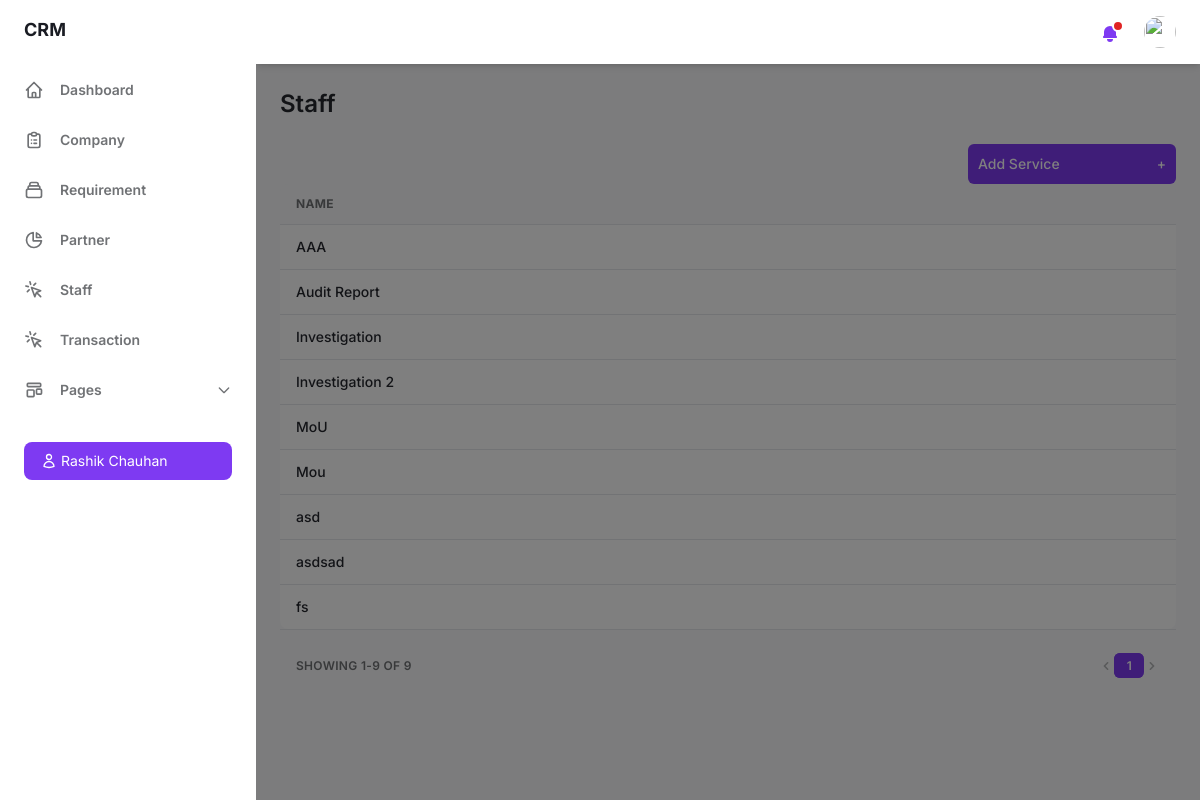
The app's page /service/ (signed in) with its own data.
### crm_app/models.py (models this page shows, shortened)
class Service(models.Model):
    service_name = models.CharField(max_length=100, unique=True)

### crm_app/views.py (the view)
# urls.py: path('service/', views.service, name='service'),
def service(request):
    if 'staff_id' not in request.session:
        return redirect('login')
    staff_id = request.session.get('staff_id')
    user = Staff.objects.get(id=staff_id)
    services = Service.objects.order_by('service_name')
    service_count = Service.objects.count()
    paginator = Paginator(services, 10)
    page = request.GET.get('page')
    try:
        services_page = paginator.page(page)
    except PageNotAnInteger:
        services_page = paginator.page(1)
    except EmptyPage:
        services_page = paginator.page(paginator.num_pages)
    context = {'services': services, 'service_count': service_count, 'services': services_page, 'paginator': paginator, 'page_obj': services_page, 'user': user}
    return render(request, 'service.html', context)

### templates/service.html (shortened to what this page needs)
{% load static %}
<!DOCTYPE html>
<html :class="{ 'theme-dark': dark }" x-data="data()" lang="en">
<head>
    <link rel="stylesheet" href="{% static 'css/tailwind.output.css' %}" />
</head>
<body>
    <div class="flex h-screen bg-gray-50 dark:bg-gray-900" :class="{ 'overflow-hidden': isSideMenuOpen }">
        <aside class="z-20 hidden w-64 overflow-y-auto bg-white dark:bg-gray-800 md:block flex-shrink-0">
            <div class="py-4 text-gray-500 dark:text-gray-400">
                <a class="ml-6 text-lg font-bold text-gray-800 dark:text-gray-200" href="{% url 'dashboard' %}">
                    CRM
                </a>
                <ul class="mt-6">
                    <li class="relative px-6 py-3">
                        <a class="inline-flex items-center w-full text-sm font-semibold transition-colors duration-150 hover:text-gray-800 dark:hover:text-gray-200 dark:text-gray-100" href="{% url 'dashboard' %}">
                            <span class="ml-4">Dashboard</span>
                        </a>
                    </li>
                </ul>
                <ul>
                    <li class="relative px-6 py-3">
                        <a class="inline-flex items-center w-full text-sm font-semibold transition-colors duration-150 hover:text-gray-800 dark:hover:text-gray-200" href="{% url 'company' %}">
                            <span class="ml-4">Company</span>
                        </a>
                    </li>
                    <li class="relative px-6 py-3">
                        <a class="inline-flex items-center w-full text-sm font-semibold transition-colors duration-150 hover:text-gray-800 dark:hover:text-gray-200" href="{% url 'requirement' %}">
                            <span class="ml-4">Requirement</span>
                        </a>
                    </li>
                    <li class="relative px-6 py-3">
                        <a class="inline-flex items-center w-full text-sm font-semibold transition-colors duration-150 hover:text-gray-800 dark:hover:text-gray-200" href="{% url 'partner' %}">
                            <svg class="w-5 h-5" aria-hidden="true" fill="none" stroke-linecap="round" stroke-linejoin="round" stroke-width="2" viewBox="0 0 24 24" stroke="currentColor">
                                <path d="M11 3.055A9.001 9.001 0 1020.945 13H11V3.055z"></path>
                                <path d="M20.488 9H15V3.512A9.025 9.025 0 0120.488 9z"></path>
                            </svg>
                            <span class="ml-4">Partner</span>
                        </a>
                    </li>
                    <li class="relative px-6 py-3">
                        <a class="inline-flex items-center w-full text-sm font-semibold transition-colors duration-150 hover:text-gray-800 dark:hover:text-gray-200" href="{% url 'staff' %}">
                            <svg class="w-5 h-5" aria-hidden="true" fill="none" stroke-linecap="round" stroke-linejoin="round" stroke-width="2" viewBox="0 0 24 24" stroke="currentColor">
                                <path d="M15 15l-2 5L9 9l11 4-5 2zm0 0l5 5M7.188 2.239l.777 2.897M5.136 7.965l-2.898-.777M13.95 4.05l-2.122 2.122m-5.657 5.656l-2.12 2.122"></path>
                            </svg>
                            <span class="ml-4">Staff</span>
                        </a>
                    </li>
                    <li class="relative px-6 py-3">
                        <a class="inline-flex items-center w-full text-sm font-semibold transition-colors duration-150 hover:text-gray-800 dark:hover:text-gray-200" href="{% url 'transaction' %}">
                            <svg class="w-5 h-5" aria-hidden="true" fill="none" stroke-linecap="round" stroke-linejoin="round" stroke-width="2" viewBox="0 0 24 24" stroke="currentColor">
                                <path d="M15 15l-2 5L9 9l11 4-5 2zm0 0l5 5M7.188 2.239l.777 2.897M5.136 7.965l-2.898-.777M13.95 4.05l-2.122 2.122m-5.657 5.656l-2.12 2.122"></path>
                            </svg>
                            <span class="ml-4">Transaction</span>
                        </a>
                    </li>
                    <li class="relative px-6 py-3">
                        <button class="inline-flex items-center justify-between w-full text-sm font-semibold transition-colors duration-150 hover:text-gray-800 dark:hover:text-gray-200" @click="togglePagesMenu" aria-haspopup="true">
                            <span class="inline-flex items-center">
                                <span class="ml-4">Pages</span>
                            </span>
                            <svg class="w-4 h-4" aria-hidden="true" fill="none" stroke-linecap="round" stroke-linejoin="round" stroke-width="2" viewBox="0 0 24 24" stroke="currentColor">
                                <path d="M19 9l-7 7-7-7"></path>
                            </svg>
                        </button>
                    </li>
                </ul>
                <div class="px-6 my-6">
                    <p class="flex items-center w-full px-4 py-2 text-sm font-normal leading-5 text-white transition-colors duration-150 bg-purple-600 border border-transparent rounded-lg active:bg-purple-600 hover:bg-purple-700 focus:outline-none focus:shadow-outline-purple">
                        Rashik Chauhan
                    </p>
                </div>
            </div>
        </aside>
        <div x-show="isSideMenuOpen" x-transition:enter="transition ease-in-out duration-150" x-transition:enter-start="opacity-0" x-transition:enter-end="opacity-100" x-transition:leave="transition ease-in-out duration-150" x-transition:leave-start="opacity-100" x-transition:leave-end="opacity-0" class="fixed inset-0 z-10 flex items-end bg-black bg-opacity-50 sm:items-center sm:justify-center"></div>
        <div class="flex flex-col flex-1 w-full">
            <header class="z-10 py-4 bg-white shadow-md dark:bg-gray-800">
                <div class="container flex items-center justify-between h-full px-6 mx-auto text-purple-600 dark:text-purple-300">
                    <div class="flex items-center space-x-6 ml-auto">
                        <div class="relative">
                            <button class="relative align-middle rounded-md focus:outline-none focus:shadow-outline-purple" @click="toggleNotificationsMenu" @keydown.escape="closeNotificationsMenu" aria-label="Notifications" aria-haspopup="true">
                                <svg class="w-5 h-5" aria-hidden="true" fill="currentColor" viewBox="0 0 20 20">
                                    <path d="M10 2a6 6 0 00-6 6v3.586l-.707.707A1 1 0 004 14h12a1 1 0 00.707-1.707L16 11.586V8a6 6 0 00-6-6zM10 18a3 3 0 01-3-3h6a3 3 0 01-3 3z"></path>
                                </svg>
                                <span aria-hidden="true" class="absolute top-0 right-0 inline-block w-3 h-3 transform translate-x-1 -translate-y-1 bg-red-600 border-2 border-white rounded-full dark:border-gray-800"></span>
                            </button>
                        </div>
                        <div class="relative">
                            <button class="align-middle rounded-full focus:shadow-outline-purple focus:outline-none" @click="toggleProfileMenu" @keydown.escape="closeProfileMenu" aria-label="Account" aria-haspopup="true">
                                <img class="object-cover w-8 h-8 rounded-full" src="https://images.unsplash.com/photo-1502378735452-bc7d86632805?ixlib=rb-0.3.5&q=80&fm=jpg&crop=faces&fit=crop&w=64&h=64" alt="" />
                            </button>
                        </div>
                    </div>
                </div>
            </header>
            <main class="h-full overflow-y-auto">
                <div class="container px-6 mx-auto grid">
                    <h2 class="my-6 text-2xl font-semibold text-gray-700 dark:text-gray-200">Staff</h2>
                    <div class="flex justify-end">
                        <button type="button" id="add-service-button" data-modal-target="crud-modal" data-modal-toggle="crud-modal" class="flex items-center justify-between w-52 p-[9px] text-sm font-medium leading-5 text-white transition-colors duration-150 bg-purple-600 border border-transparent rounded-md active:bg-purple-600 hover:bg-purple-700 focus:outline-none focus:shadow-outline-purple">
                            Add Service
                            <span class="ml-2" aria-hidden="true">+</span>
                        </button>
                    </div>
                    <div class="w-full overflow-hidden rounded-lg shadow-xs">
                        <div class="w-full overflow-x-auto">
                            <table class="w-full whitespace-no-wrap">
                                <thead>
                                    <tr class="text-xs font-semibold tracking-wide text-left text-gray-500 uppercase border-b dark:border-gray-700 bg-gray-50 dark:text-gray-400 dark:bg-gray-800">
                                        <th class="px-4 py-3">Name</th>
                                    </tr>
                                </thead>
                                <tbody class="bg-white divide-y dark:divide-gray-700 dark:bg-gray-800">
                                    {% for service in services %}
                                    <tr class="text-gray-700 dark:text-gray-400">
                                        <td class="px-4 py-3">
                                            <p class="font-medium text-sm">{{ service.service_name }}</p>
                                        </td>
                                    </tr>
                                    {% empty %}
                                    <tr>
                                        <td colspan="5" class="font-medium text-sm text-center">No partners found.</td>
                                    </tr>
                                    {% endfor %}
                                </tbody>
                            </table>
                        </div>
                    </div>
                    <div class="grid px-4 py-3 text-xs font-semibold tracking-wide text-gray-500 uppercase border-t dark:border-gray-700 bg-gray-50 sm:grid-cols-9 dark:text-gray-400 dark:bg-gray-800">
                        <span class="flex items-center col-span-3">Showing {{ page_obj.start_index }}-{{ page_obj.end_index }} of {{ paginator.count }}</span>
                        <span class="col-span-2"></span>
                        <span class="flex col-span-4 mt-2 sm:mt-auto sm:justify-end">
                            <nav aria-label="Table navigation">
                                <ul class="inline-flex items-center">
                                    {% if page_obj.has_previous %}
                                    <li>
                                        <a href="?page=1" class="px-3 py-1 rounded-md rounded-l-lg focus:outline-none" aria-label="Previous">
                                            <svg aria-hidden="true" class="w-4 h-4 fill-current" viewBox="0 0 20 20">
                                                <path d="M12.707 5.293a1 1 0 010 1.414L9.414 10l3.293 3.293a1 1 0 01-1.414 1.414l-4-4a1 1 0 010-1.414l4-4a1 1 0 011.414 0z" clip-rule="evenodd" fill-rule="evenodd"></path>
                                            </svg>
                                        </a>
                                    </li>
                                    {% else %}
                                    <li>
                                        <span class="px-3 py-1 rounded-md rounded-l-lg opacity-50 cursor-not-allowed" aria-label="Previous">
                                            <svg aria-hidden="true" class="w-4 h-4 fill-current" viewBox="0 0 20 20">
                                                <path d="M12.707 5.293a1 1 0 010 1.414L9.414 10l3.293 3.293a1 1 0 01-1.414 1.414l-4-4a1 1 0 010-1.414l4-4a1 1 0 011.414 0z" clip-rule="evenodd" fill-rule="evenodd"></path>
                                            </svg>
                                        </span>
                                    </li>
                                    {% endif %}
                                    {% for num in paginator.page_range %}
                                        {% if num == page_obj.number %}
                                        <li>
                                            <span class="px-3 py-1 text-white transition-colors duration-150 bg-purple-600 border border-r-0 border-purple-600 rounded-md focus:outline-none">{{ num }}</span>
                                        </li>
                                        {% else %}
                                        <li>
                                            <a href="?page={{ num }}" class="px-3 py-1 rounded-md focus:outline-none">{{ num }}</a>
                                        </li>
                                        {% endif %}
                                    {% endfor %}
                                    {% if page_obj.has_next %}
                                    <li>
                                        <a href="?page={{ paginator.num_pages }}" class="px-3 py-1 rounded-md rounded-r-lg focus:outline-none" aria-label="Next">
                                            <svg class="w-4 h-4 fill-current" aria-hidden="true" viewBox="0 0 20 20">
                                                <path d="M7.293 14.707a1 1 0 010-1.414L10.586 10 7.293 6.707a1 1 0 011.414-1.414l4 4a1 1 0 010 1.414l-4 4a1 1 0 01-1.414 0z" clip-rule="evenodd" fill-rule="evenodd"></path>
                                            </svg>
                                        </a>
                                    </li>
                                    {% else %}
                                    <li>
                                        <span class="px-3 py-1 rounded-md rounded-r-lg opacity-50 cursor-not-allowed" aria-label="Next">
                                            <svg class="w-4 h-4 fill-current" aria-hidden="true" viewBox="0 0 20 20">
                                                <path d="M7.293 14.707a1 1 0 010-1.414L10.586 10 7.293 6.707a1 1 0 011.414-1.414l4 4a1 1 0 010 1.414l-4 4a1 1 0 01-1.414 0z" clip-rule="evenodd" fill-rule="evenodd"></path>
                                            </svg>
                                        </span>
                                    </li>
                                    {% endif %}
                                </ul>
                            </nav>
                        </span>
                    </div>
                </div>
            </main>
        </div>
    </div>
</body>
</html>

### records on screen
Service: service_name "AAA"
Service: service_name "Audit Report"
Service: service_name "Investigation"
Service: service_name "Investigation 2"
Service: service_name "MoU"
Service: service_name "Mou"
Service: service_name "asd"
Service: service_name "asdsad"
Service: service_name "fs"

### other values on screen
{{ page_obj.start_index }} "1"
{{ page_obj.end_index }} "9"
{{ paginator.count }} "9"
{{ num }} "1"
